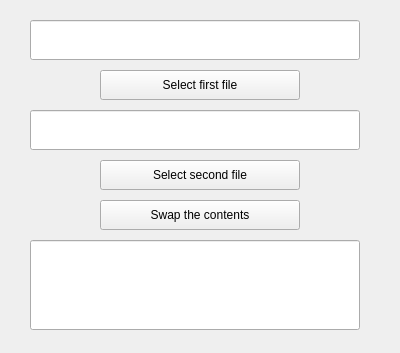
<?xml version="1.0" encoding="UTF-8"?>
<ui version="4.0">
 <class>Form</class>
 <widget class="QWidget" name="Form">
  <property name="geometry">
   <rect>
    <x>0</x>
    <y>0</y>
    <width>400</width>
    <height>353</height>
   </rect>
  </property>
  <property name="windowTitle">
   <string>Form</string>
  </property>
  <widget class="QLineEdit" name="lineEdit">
   <property name="geometry">
    <rect>
     <x>30</x>
     <y>20</y>
     <width>330</width>
     <height>40</height>
    </rect>
   </property>
  </widget>
  <widget class="QPushButton" name="pushButton">
   <property name="geometry">
    <rect>
     <x>100</x>
     <y>70</y>
     <width>200</width>
     <height>30</height>
    </rect>
   </property>
   <property name="text">
    <string>Select first file</string>
   </property>
  </widget>
  <widget class="QPushButton" name="pushButton_2">
   <property name="geometry">
    <rect>
     <x>100</x>
     <y>160</y>
     <width>200</width>
     <height>30</height>
    </rect>
   </property>
   <property name="text">
    <string>Select second file</string>
   </property>
  </widget>
  <widget class="QLineEdit" name="lineEdit_2">
   <property name="geometry">
    <rect>
     <x>30</x>
     <y>110</y>
     <width>330</width>
     <height>40</height>
    </rect>
   </property>
  </widget>
  <widget class="QPushButton" name="pushButton_3">
   <property name="geometry">
    <rect>
     <x>100</x>
     <y>200</y>
     <width>200</width>
     <height>30</height>
    </rect>
   </property>
   <property name="text">
    <string>Swap the contents</string>
   </property>
  </widget>
  <widget class="QLineEdit" name="lineEdit_3">
   <property name="geometry">
    <rect>
     <x>30</x>
     <y>240</y>
     <width>330</width>
     <height>90</height>
    </rect>
   </property>
  </widget>
 </widget>
 <resources/>
 <connections/>
</ui>
